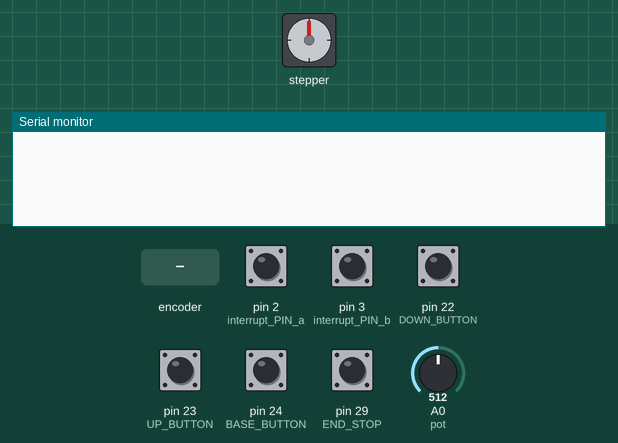
A sketch run on a simulated Arduino Mega 2560, built with avr-gcc and run on an emulated ATmega2560. Parts: stepper motor, the last lines printed to the serial monitor. Wiring (inferred from the names in the program): stepper motor driver (200 steps per turn assumed): step pin 27; direction pin 28; enable pin 26. The inputs (shaded band) are chosen by the test bench; at power-on: pin 2 (interrupt_PIN_a), pin 3 (interrupt_PIN_b), pin 24 (BASE_BUTTON) HIGH, pin 22 (DOWN_BUTTON), pin 23 (UP_BUTTON), pin 29 (END_STOP) LOW, A0 (pot) = 512.

Above: at 1.2 s.
1.3 s: pin 22 (DOWN_BUTTON) pulled HIGH for 0.15 s
At 2.1 s:
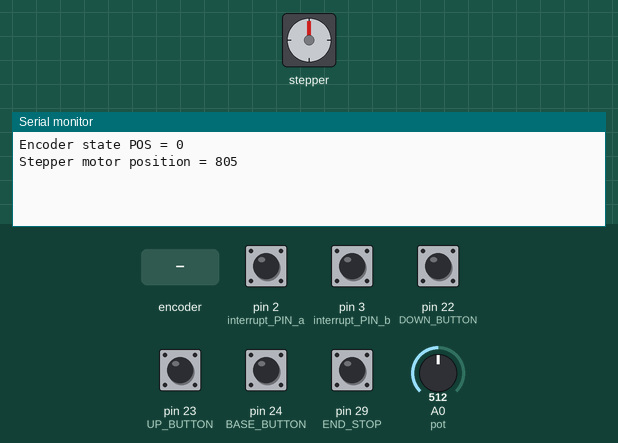
2.9 s: pin 23 (UP_BUTTON) pulled HIGH for 0.15 s
At 4.2 s:
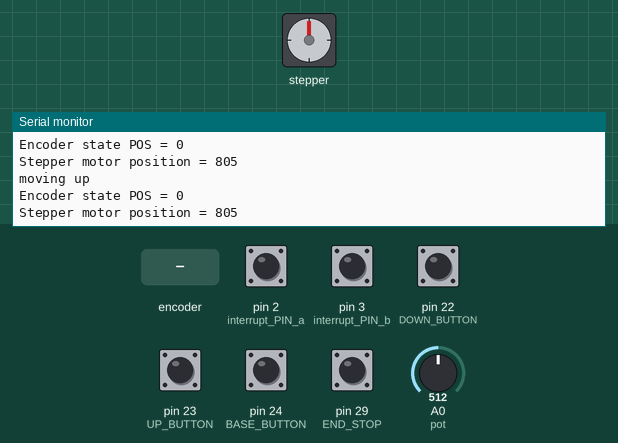
4.5 s: pin 23 (UP_BUTTON) driven HIGH
At 5.2 s:
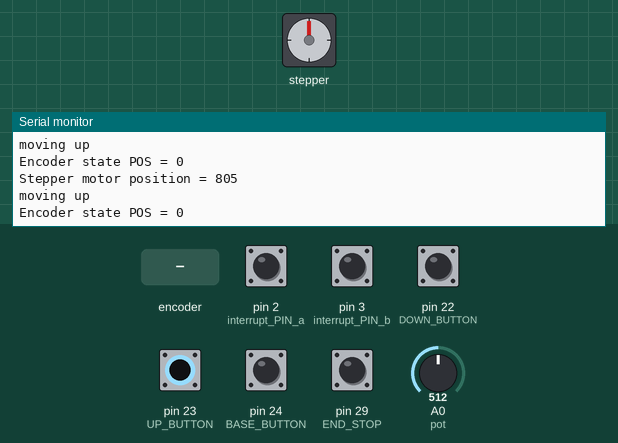
7.5 s: rotary encoder on pin 2 (interrupt_PIN_a) / pin 3 (interrupt_PIN_b) turned 3 steps (first pin leading)
At 8.4 s:
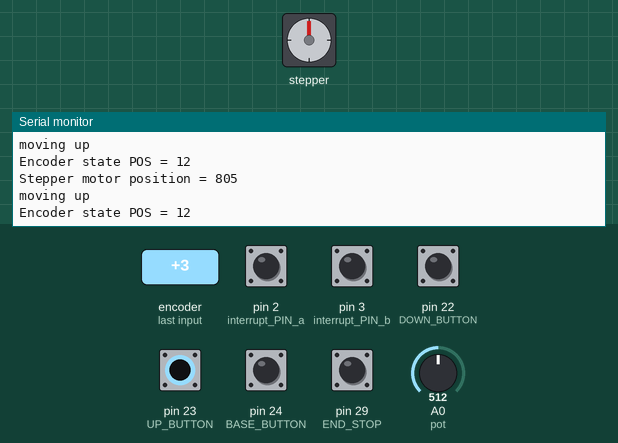
11.1 s: pin 24 (BASE_BUTTON) pulled LOW for 0.15 s
14.2 s: pin 29 (END_STOP) pulled HIGH for 0.15 s
At 15.3 s:
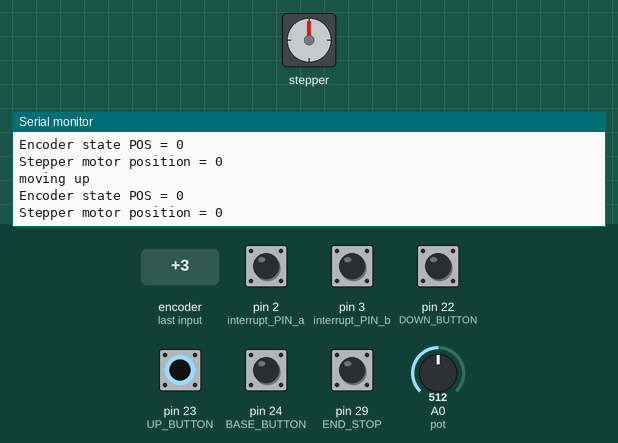
Timing chart, 0 to 17.2 s (numbered marks = the images above; inputs shaded):
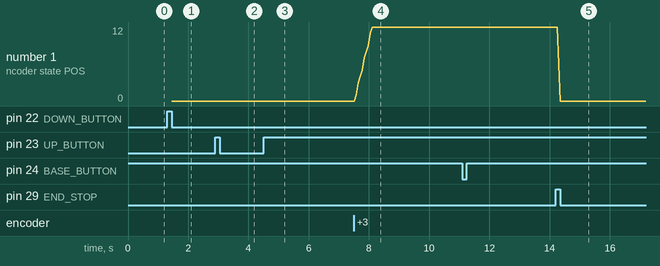

The sketch:

2023-07-27-Electric_press_using_stepper.ino
```cpp
#define interrupt_PIN_a 2
#define interrupt_PIN_b 3
#define PUL 27
#define EN 26
#define DIR 28
#define DOWN_BUTTON 22
#define UP_BUTTON 23
#define BASE_BUTTON 24
#define END_STOP 29
#define pot A0
long current_encoder_state = 0;
long stepper_motor_current_step = 0;
int delay_between_steps = 60;
long set_position = 198000; // value based on readings from encoder, in future teach using buttons
volatile long Encoder_state = 0;
bool go_to_base_signal = false;
bool is_based = false;
bool can_go_to_base = false;
bool can_go_auto = false;

void setup()
{
  pinMode(interrupt_PIN_a, INPUT_PULLUP);
  pinMode(interrupt_PIN_b, INPUT_PULLUP);
  attachInterrupt(digitalPinToInterrupt(interrupt_PIN_a), encoder_input_a, CHANGE);
  attachInterrupt(digitalPinToInterrupt(interrupt_PIN_b), encoder_input_b, CHANGE);
  pinMode(DOWN_BUTTON, INPUT);
  pinMode(UP_BUTTON, INPUT);
  pinMode(BASE_BUTTON, INPUT);
  pinMode(pot, INPUT);
  pinMode(END_STOP, INPUT); // set the input pin as input
  pinMode(PUL, OUTPUT);     // set the first output pin as output
  pinMode(EN, OUTPUT);      // set the second output pin as output
  pinMode(DIR, OUTPUT);     // set the third output pin as output
  digitalWrite(EN, HIGH);
  digitalWrite(DIR, LOW);
  digitalWrite(PUL, HIGH);
  Serial.begin(9600);
}

void loop()
{
  if (!is_DOWN_BUTTON_clicked() && !is_UP_BUTTON_clicked())
  {
    delay_between_steps = get_speed_from_potentiometer();
  }
  if (is_DOWN_BUTTON_clicked() && !is_UP_BUTTON_clicked())
  {
    move_down();
    Serial.println("Encoder state POS = " + String(Encoder_state));
    Serial.println("Stepper motor position = " + String(stepper_motor_current_step));
  }
  if (is_UP_BUTTON_clicked() && !is_DOWN_BUTTON_clicked())
  {
    move_up();
    Serial.println("Encoder state POS = " + String(Encoder_state));
    Serial.println("Stepper motor position = " + String(stepper_motor_current_step));
  }
  while (is_BASE_BUTTON_clicked())
  {
    base_move_decider();
  }
  if (can_go_to_base)
  {
    go_to_base();
    can_go_to_base = false;
  }
}
```

Electric_Cabinet.ino
```cpp
bool is_BASE_BUTTON_clicked()
{
    // base button is NC
    return (digitalRead(BASE_BUTTON) == LOW) ? true : false;
}

bool is_base_end_stop_clicked()
{
    // End-stop switch is NC so if cable is broken or table is at the end stop it will return base as true so LOW
    return (digitalRead(END_STOP) == HIGH) ? false : true;
}

bool is_UP_BUTTON_clicked()
{
    // button to go up is NO
    return (digitalRead(UP_BUTTON) == HIGH) ? true : false;
}

bool is_DOWN_BUTTON_clicked()
{
    // button to go down is NO
    return (digitalRead(DOWN_BUTTON) == HIGH) ? true : false;
}

int get_speed_from_potentiometer()
{
    return map(analogRead(pot), 0, 1023, 300, 40);
}
```

Encoder.ino
```cpp
void encoder_input_a()
{

  if (digitalRead(interrupt_PIN_a) == HIGH)
  {
    if (digitalRead(interrupt_PIN_b) == LOW)
    {
      Encoder_state++;
    }
    else
    {
      Encoder_state--;
    }
  }
  else
  {
    if (digitalRead(interrupt_PIN_b) == LOW)
    {
      Encoder_state--;
    }
    else
    {
      Encoder_state++;
    }
  }
}
void encoder_input_b()
{

  if (digitalRead(interrupt_PIN_b) == HIGH)
  {
    if (digitalRead(interrupt_PIN_a) == LOW)
    {
      Encoder_state--;
    }
    else
    {
      Encoder_state++;
    }
  }
  else
  {
    if (digitalRead(interrupt_PIN_a) == LOW)
    {
      Encoder_state++;
    }
    else
    {
      Encoder_state--;
    }
  }
}
```

Press_Logic.ino
```cpp
void go_to_base()
{

  if (!is_base_end_stop_clicked())
  {
    go_to_base_signal = true;
  }
  move_up();
}
void move_up()
{
  Serial.println("moving up");
  bool escapeOuterLoop = false;
  delayMicroseconds(300);
  set_direction_to_go_up();
  while ((!is_base_end_stop_clicked() && is_UP_BUTTON_clicked()) || go_to_base_signal == true)
  {
    make_step();
    if (is_BASE_BUTTON_clicked())
    {
      while (!escapeOuterLoop)
      {
        delayMicroseconds(300);
        if (!is_BASE_BUTTON_clicked())
        {
          escapeOuterLoop = true;
          break;
        }
      }
    }
    if (escapeOuterLoop)
    {
      break;
    }
    if (is_base_end_stop_clicked())
    {
      go_to_base_signal = false;
      can_go_auto = true;
      Encoder_state = 0;
      stepper_motor_current_step = 0;
      Serial.println("BASED");
    }
  }
}

void move_down()
{
  set_direction_to_go_down();
  while (digitalRead(DOWN_BUTTON) == HIGH)
  {
    make_step();
  }
}

void move_to_set_position()
{
  while (is_BASE_BUTTON_clicked())
  {
    delayMicroseconds(1000);
  }
  // 198000 (b) my set prev
  delayMicroseconds(1000);
  Serial.print("Going to set position = ");
  Serial.println(set_position);
  delayMicroseconds(1000);
  if (set_position > Encoder_state)
  {
    set_direction_to_go_down();
    while (set_position > Encoder_state)
    {
      make_step();
      if (is_BASE_BUTTON_clicked())
      {
        break;
      }
    }
  }
  else
  {
    set_direction_to_go_up();
    while (set_position < Encoder_state)
    {
      make_step();
      if (is_BASE_BUTTON_clicked())
      {
        break;
      }
    }
  }
  while (is_BASE_BUTTON_clicked())
  {
    delayMicroseconds(1000);
  }
}

void base_move_decider()
{
  if (digitalRead(DOWN_BUTTON) == HIGH)
  {
    can_go_to_base = false;
    if (can_go_auto)
    {
      move_to_set_position();
    }
    return;
  }
  if (!can_go_to_base)
  {
    can_go_to_base = true;
  }
}
```

Stepper_Movement.ino
```cpp
void make_step()
{
  digitalWrite(PUL, !digitalRead(PUL));
  delayMicroseconds(delay_between_steps);
  if (digitalRead(DIR) == HIGH)
  {
    stepper_motor_current_step += 1;
  }
  else
  {
    stepper_motor_current_step -= 1;
  }
}

void set_direction_to_go_up()
{
  if (digitalRead(DIR) == HIGH)
  {
    digitalWrite(DIR, LOW);
  }
}

void set_direction_to_go_down()
{
  if (digitalRead(DIR) == LOW)
  {
    digitalWrite(DIR, HIGH);
  }
}
```

Measured:
- after the input at 1.3 s, the serial monitor: prints a new line after 0.15 s (image 1)
- after the input at 2.9 s, the serial monitor: prints a new line at once (image 2)
- after the input at 7.5 s, the serial monitor: prints a new line after 0.07 s (image 4)
- after the input at 14.2 s, the serial monitor: prints a new line after 0.15 s (image 5)
- plotted number 1: 0 → 12 after the input at 7.5 s, 12 → 0 after the input at 14.2 s
